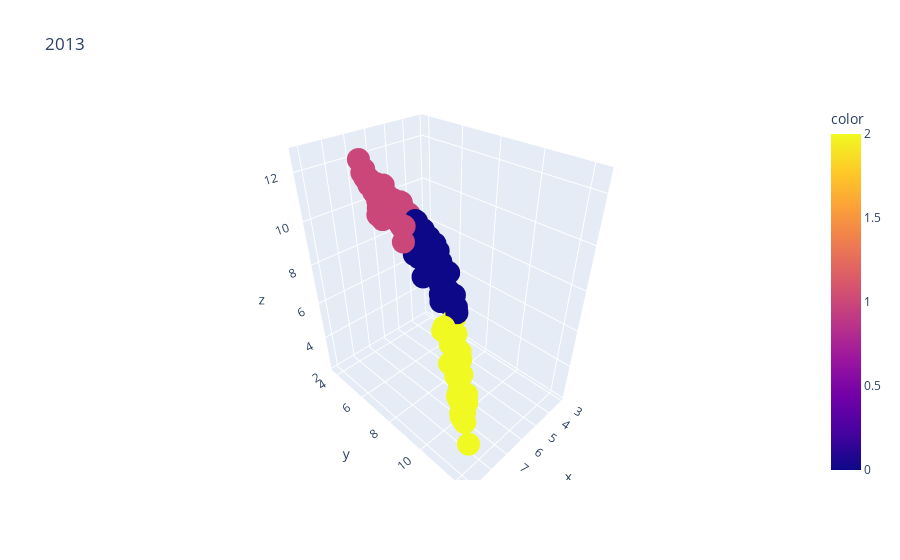

The notebook cell this image was saved under:
### Code cell
x = pack37_kmeans3_fe['2013'].T[0]
y = pack37_kmeans3_fe['2013'].T[1]
z = pack37_kmeans3_fe['2013'].T[2]
fig = px.scatter_3d(x=x, y=y, z=z, color = pack37_kmeans3_labels['2013'].labels_, title = '2013')
fig.show()

### Figure 1 — Plotly figure (JSON) as saved in the notebook; plotly's stock layout.template omitted (floating-point values rounded to 4 significant figures; data arrays with more than 128 entries replaced by an {"elided": "..."} marker saying what was removed)
{"data": [{"hovertemplate": "x=%{x}<br>y=%{y}<br>z=%{z}<br>color=%{marker.color}<extra></extra>", "legendgroup": "", "marker": {"color": {"elided": "149 int values"}, "coloraxis": "coloraxis", "symbol": "circle"}, "mode": "markers", "name": "", "scene": "scene", "showlegend": false, "type": "scatter3d", "x": {"elided": "149 float values"}, "y": {"elided": "149 float values"}, "z": {"elided": "149 float values"}}], "layout": {"coloraxis": {"colorbar": {"title": {"text": "color"}}, "colorscale": [[0, "#0d0887"], [0.1111, "#46039f"], [0.2222, "#7201a8"], [0.3333, "#9c179e"], [0.4444, "#bd3786"], [0.5556, "#d8576b"], [0.6667, "#ed7953"], [0.7778, "#fb9f3a"], [0.8889, "#fdca26"], [1, "#f0f921"]]}, "legend": {"tracegroupgap": 0}, "scene": {"domain": {"x": [0, 1], "y": [0, 1]}, "xaxis": {"title": {"text": "x"}}, "yaxis": {"title": {"text": "y"}}, "zaxis": {"title": {"text": "z"}}}, "title": {"text": "2013"}}}
